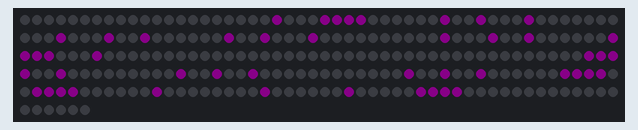
Simulated run of this sketch. Board: ESP32. Shown: 256 RGB LEDs in strip order, left to right, continuing on the next row. Dim RGB values are drawn brighter than linear; WiFi joins after 1.5 s; servers stay silent unless stated; the local clock reads 2024-03-15 10:24:30 at power-on unless the sketch sets it; web services answer with replies made up by the test bench; not simulated (calls return 0 or success): secrets.h; what the sketch prints to the serial monitor is not drawn.

Above: at 1.8 s.
At 7.3 s:
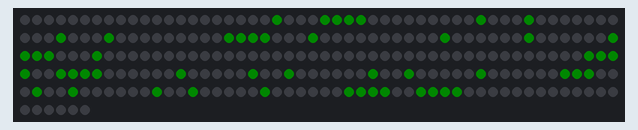
At 21.67 s:
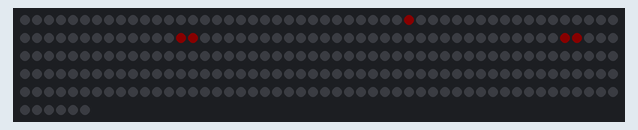
At 36.0 s:
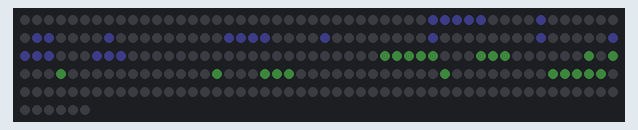

The sketch:

code.ino
```cpp
#include <Adafruit_NeoPixel.h>
#include <WiFi.h>
#include <ArduinoJson.h>
#include <HTTPClient.h>

#include "LedDisplay.h"
#include "Requests.h"
#include "constants.h"
#include "secrets.h"

hw_timer_t * timer = NULL;

HTTPClient http;
Adafruit_NeoPixel pixels(NO_OF_PIXELS, LED_PIN, NEO_GRB + NEO_KHZ800);

byte hours = 0, minutes = 0, day = 0, month = 0, year = 0;
volatile byte seconds = 0;

float prices[8];

Request request( & http);
LedDisplay ld( & pixels, & month, & day, & hours, & minutes);

// Handle timer interrupt every 1 second.
void IRAM_ATTR onTimerInterrupt() {
  seconds++;

  if (seconds >= 60) {
    seconds = 0;
    minutes++;

    if (minutes >= 60) {
      minutes = 0;
      hours++;

      if (hours >= 24) {
        hours = 0;
        day++;

        if (day > daysInMonth[month - 1]) {
          if (month == 2 && isLeapYear(year)) {
            if (day > 29) {
              day = 1;
              month++;
            }
          } else {
            day = 1;
            month++;
          }

          if (month > 12) {
            month = 1;
            year++;
          }
        }
      }
    }
  }
}

// If wifi disconnects, connect again.
void onWifiDisconnect(WiFiEvent_t event, WiFiEventInfo_t info) {
  WiFi.useStaticBuffers(true);
  WiFi.mode(WIFI_STA);
  WiFi.begin(SSID, PASSWORD);
}

void setup() {

  pixels.begin();
  pixels.setBrightness(BRIGHTNESS);

  // Connect to Wifi and play connecting animation
  WiFi.onEvent(onWifiDisconnect, WiFiEvent_t::ARDUINO_EVENT_WIFI_STA_DISCONNECTED);
  WiFi.useStaticBuffers(true);
  WiFi.mode(WIFI_STA);
  WiFi.begin(SSID, PASSWORD);
  byte i;
  while (WiFi.status() != WL_CONNECTED) {
    Serial.println(WiFi.status());
    pixels.clear();
    pixels.setPixelColor(ld.normalizePixelCoords(i), pixels.Color(0, 255, 0));
    pixels.show();
    i++;
  }
  pixels.clear();
  request.timeInit(year, month, day, hours, minutes, seconds);

  // Begin timer and attach 1s interrupt.
  timer = timerBegin(0, 80, true);
  timerAttachInterrupt(timer, & onTimerInterrupt, true);
  timerAlarmWrite(timer, 1000000, true);
  timerAlarmEnable(timer);

}

void loop() {
  ld.display();
}
```

LedDisplay.h
```cpp
#include <Adafruit_NeoPixel.h>

#include "digits.h"
#include "font.h"

#define LED_PIN 4                         // Digital output for LED Matrix
#define BRIGHTNESS 15                     // Brightness of LEDs
#define ROW_LENGTH 16                     // Amount of LED diodes in one row
#define NO_OF_PIXELS 256                  // Number of all diodes

#define MAX_SCREENS 3                     // Number of all screens except of normal clock
#define SCREEN_DISPLAY_DURATION 5300      // Duration of displaying one screen before changing to next one

class LedDisplay {

  private:

  Adafruit_NeoPixel * pixels; // Pointer to LED Matrix.
  byte * month;
  byte * day;
  byte * hours;
  byte * minutes;

  int elapsedTime = 0;
  byte currentScreen = 0;
  byte animationFrame = 0;

  // Display Time
  void displayTimeScreen() {

    byte numbersToDisplay[4];

    numbersToDisplay[0] = * hours / 10;
    numbersToDisplay[1] = * hours % 10;
    numbersToDisplay[2] = * minutes / 10;
    numbersToDisplay[3] = * minutes % 10;

    for (byte i = 0; i < 4; i++) {

      for (byte j = 0; j < 18; j++) {

        byte pixel = CLOCK_POSITION[i] + DIGITS[numbersToDisplay[i]][j];

        if (pixel == CLOCK_POSITION[i] && j != 0)
          break;

        pixels -> setPixelColor(normalizePixelCoords(pixel), pixels -> Color(150, 0, 150));

      }
    }
  }

  // Display Date
  void displayDateScreen() {

    byte numbersToDisplay[4];

    numbersToDisplay[0] = * day / 10;
    numbersToDisplay[1] = * day % 10;
    numbersToDisplay[2] = * month / 10;
    numbersToDisplay[3] = * month % 10;

    for (byte i = 0; i < 4; i++) {

      for (byte j = 0; j < 18; j++) {

        byte pixel = CLOCK_POSITION[i] + DIGITS[numbersToDisplay[i]][j];

        if (pixel == CLOCK_POSITION[i] && j != 0)
          break;

        pixels -> setPixelColor(normalizePixelCoords(pixel), pixels -> Color(0, 150, 0));

      }
    }
  }

  // Display Temp
  void displayStaticText(String text, byte initialPosition, uint32_t color) {
    for (int i = 0; i < text.length(); i++) {

      for (byte j = 0; j < 25; j++) {

        byte charAsciiValue = static_cast < byte > (text[i]);
        if (charAsciiValue == 32)
          continue;
        else if (charAsciiValue >= 48 && charAsciiValue <= 57)
          charAsciiValue -= 22;
        else if (charAsciiValue >= 97 && charAsciiValue <= 122)
          charAsciiValue -= 97;
        else if (charAsciiValue == 46)
          charAsciiValue = 36;
        else if (charAsciiValue == 42) // *
          charAsciiValue = 37;

        byte pixel = initialPosition + i * (5 + 2) + FONT[charAsciiValue][j];
        if (FONT[charAsciiValue][j] == 0 && j != 0)
          break;

        pixels -> setPixelColor(normalizePixelCoords(pixel), color);

      }
    }
  }

  // Display Scrolling text (one line)
  void displayScrollingText(String text, byte initialPosition, uint32_t color) {
    byte initLetterRow = initialPosition / ROW_LENGTH;

    for (int i = 0; i < text.length(); i++) {

      for (byte j = 0; j < 25; j++) {

        byte charAsciiValue = static_cast < byte > (text[i]);
        if (charAsciiValue == 32)
          continue;
        else if (charAsciiValue >= 48 && charAsciiValue <= 57)
          charAsciiValue -= 22;
        else if (charAsciiValue >= 97 && charAsciiValue <= 122)
          charAsciiValue -= 97;
        else if (charAsciiValue == 46)
          charAsciiValue = 36;
        else if (charAsciiValue == 42) // *
          charAsciiValue = 37;

        byte pixel = initialPosition + i * (5 + 2) + FONT[charAsciiValue][j] - animationFrame;
        if (FONT[charAsciiValue][j] == 0 && j != 0)
          break;

        if (pixel / ROW_LENGTH != initLetterRow + ((FONT[charAsciiValue][j]) / ROW_LENGTH))
          continue;

        pixels -> setPixelColor(normalizePixelCoords(pixel), color);

      }
    }

  }

  public:

  LedDisplay(Adafruit_NeoPixel * pixels, byte * month, byte * day, byte * hours, byte * minutes): pixels(pixels),
    month(month),
    day(day),
    hours(hours),
    minutes(minutes) {}

  void display() {
    while (elapsedTime < SCREEN_DISPLAY_DURATION) {
      pixels -> clear();
      displayTimeScreen();
      pixels -> show();
      elapsedTime += 300;
      delay(300);
    }

    elapsedTime = 0;
    animationFrame = 0;

    while (elapsedTime < SCREEN_DISPLAY_DURATION) {
      pixels -> clear();
      switch (currentScreen) {
      case 0:
        displayDateScreen();
        break;
      case 1:
        displayScrollingText("eurpln", 47, pixels -> Color(150, 0, 0));
        displayScrollingText("      4.12443", 175, pixels -> Color(0, 150, 0));
        break;
      case 2:
        displayStaticText("15", 34, pixels -> Color(75, 75, 150));
        displayStaticText("*c", 130, pixels -> Color(75, 150, 75));
        break;
      }
      pixels -> show();
      elapsedTime += 50;
      animationFrame++;
      delay(75);
    }

    currentScreen = (currentScreen + 1) % MAX_SCREENS;
    elapsedTime = 0;

  }

  // Handle the LED matrix behavior where odd rows have reversed numbering.
  byte normalizePixelCoords(byte pixel) {
    byte row = (pixel / ROW_LENGTH) + 1;

    if (row % 2 == 1)
      return (ROW_LENGTH * row) - (pixel % ROW_LENGTH) - 1;

    return pixel;
  }

};
```

Requests.h
```cpp
#include <WiFi.h>
#include <ArduinoJson.h>
#include <HTTPClient.h>

#include "secrets.h"

#define TIME_URL "https://timeapi.io/api/Time/current/zone?timeZone=Europe/Warsaw"    // Time api address
#define CURRENCY_URL CURRENCY_API_URL                                                 // Market api address

class Request {

  private:

    HTTPClient * http; // Pointer to http client.

  public:

    Request(HTTPClient * http): http(http) {}

  void timeInit(byte & year, byte & month, byte & day, byte & hours, byte & minutes, volatile byte & seconds) {
    http -> begin(TIME_URL);
    int httpCode = http -> GET();

    // Wait for response
    while (httpCode == 0)
      delay(50);

    StaticJsonDocument < 1024 > doc;

    if (deserializeJson(doc, http -> getString()))
      return;

    year = doc["year"].as < byte > ();
    month = doc["month"].as < byte > ();
    day = doc["day"].as < byte > ();
    hours = doc["hour"].as < byte > ();
    minutes = doc["minute"].as < byte > ();
    seconds = doc["seconds"].as < byte > ();

    http -> end();
  }

};
```

constants.h
```cpp
// Days in month
const byte daysInMonth[] = {31, 28, 31, 30, 31, 30, 31, 31, 30, 31, 30, 31};

bool isLeapYear(int year) {
  return ((year % 4 == 0) && (year % 100 != 0)) || (year % 400 == 0);
}
```

Source omitted: digits.h (data table, 822 bytes), font.h (data table, 2751 bytes)

Measured:
- what the display in image 0 shows lasts 5.6 s, from 1.7 s to 7.3 s
- what the display in image 1 shows lasts 8.8 s, from 7.3 s to 16.1 s
